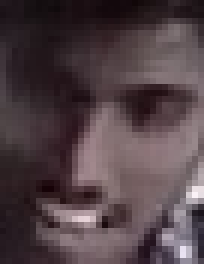
#> input picture faces_in_frames/face_[20]_[0].jpg, 34 x 44 px (shown 6 times larger); its folder holds only this picture in this run
$ python 'clahe new.py'
#> lines starting #> are read from the running program, lines starting #| are printed output that depends on the picture
import cv2
import os
import glob
import onlyvideo

imdir = './faces_in_frames'
outputfolder='./clahed'
onlyvideo.load_ram()
#> (this line was passed over: onlyvideo is not available in this run)

if not os.path.exists(outputfolder): os.mkdir(outputfolder)
images = [file for file in glob.glob('./faces_in_frames/*.jpg')]
for index,image in enumerate(images):
    img = cv2.imread(image)
#> img is the input picture: shape (44, 34, 3); mean B, G, R 70, 65.5, 81.1
    img_yuv = cv2.cvtColor(img, cv2.COLOR_BGR2YUV)
#> img_yuv: shape (44, 34, 3); mean of channels 0, 1, 2 70.7, 127.6, 137.1
    clahe = cv2.createCLAHE(clipLimit=2.0, tileGridSize=(8,8))
    img_yuv[:,:,0] = clahe.apply(img_yuv[:,:,0])
#> img_yuv: shape (44, 34, 3); mean of channels 0, 1, 2 115.3, 127.6, 137.1
    output = cv2.cvtColor(img_yuv, cv2.COLOR_YUV2BGR)
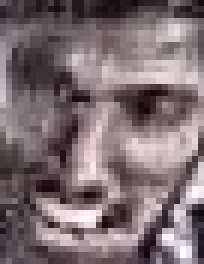
#> output: shape (44, 34, 3) (shown 6 times larger); mean B, G, R 114.6, 110.2, 125.7
    #ye dono kaam karre hai wiener ya bm3d bhi blur hi karre the tu try karke dekh
    #output = cv2.bilateralFilter(output,9,75,75)
    #output = cv2.medianBlur(output,5)
    path2 = outputfolder + "/image_" +  str(index) + ".jpg"
#> (the run stopped early here; a loop or call above may not have finished)

$ run again, on faces_in_frames/face_[23]_[1].jpg
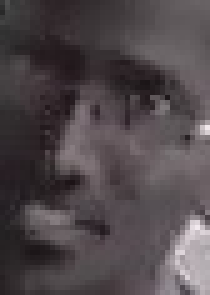
#> input picture faces_in_frames/face_[23]_[1].jpg, 42 x 59 px (shown 5 times larger)
#> img is the input picture: shape (59, 42, 3); mean B, G, R 75.2, 72, 80
#> `output = cv2.cvtColor(img_yuv, cv2.COLOR_YUV2BGR)`:
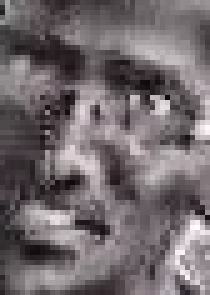
#> output: shape (59, 42, 3) (shown 5 times larger); mean B, G, R 109.2, 106, 114.3

$ run again, on faces_in_frames/face_[24]_[0].jpg
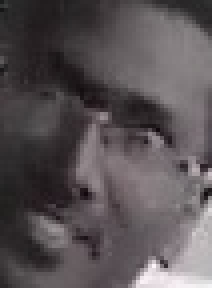
#> input picture faces_in_frames/face_[24]_[0].jpg, 53 x 72 px (shown 4 times larger)
#> img is the input picture: shape (72, 53, 3); mean B, G, R 84.9, 82.4, 88.9
#> `output = cv2.cvtColor(img_yuv, cv2.COLOR_YUV2BGR)`:
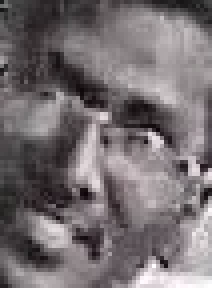
#> output: shape (72, 53, 3) (shown 4 times larger); mean B, G, R 113.3, 110.6, 117.7

$ run again, on faces_in_frames/face_[25]_[0].jpg
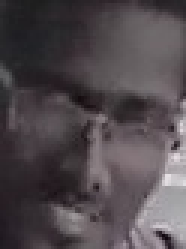
#> input picture faces_in_frames/face_[25]_[0].jpg, 62 x 83 px (shown 3 times larger)
#> img is the input picture: shape (83, 62, 3); mean B, G, R 78, 74, 81.4
#> `output = cv2.cvtColor(img_yuv, cv2.COLOR_YUV2BGR)`:
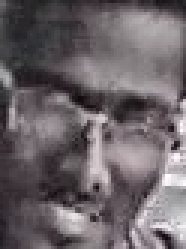
#> output: shape (83, 62, 3) (shown 3 times larger); mean B, G, R 104.3, 100.2, 108

$ run again, on faces_in_frames/face_[21]_[0].jpg
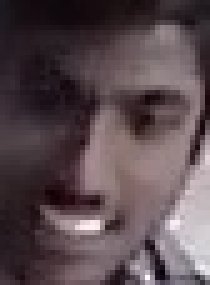
#> input picture faces_in_frames/face_[21]_[0].jpg, 42 x 57 px (shown 5 times larger)
#> img is the input picture: shape (57, 42, 3); mean B, G, R 78.9, 74.3, 89.5
#> `output = cv2.cvtColor(img_yuv, cv2.COLOR_YUV2BGR)`:
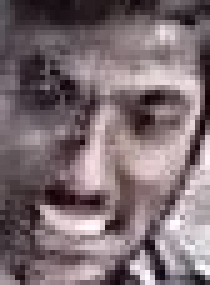
#> output: shape (57, 42, 3) (shown 5 times larger); mean B, G, R 113.4, 108.8, 124
